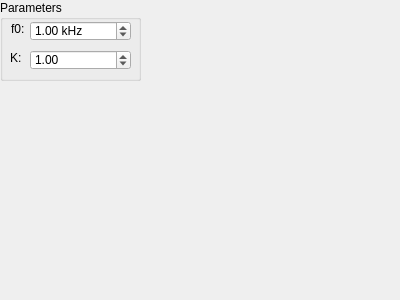
<?xml version="1.0" encoding="UTF-8"?>
<ui version="4.0">
 <class>Form</class>
 <widget class="QWidget" name="Form">
  <property name="geometry">
   <rect>
    <x>0</x>
    <y>0</y>
    <width>400</width>
    <height>300</height>
   </rect>
  </property>
  <property name="windowTitle">
   <string>Form</string>
  </property>
  <widget class="QGroupBox" name="groupBox_3">
   <property name="geometry">
    <rect>
     <x>0</x>
     <y>0</y>
     <width>141</width>
     <height>81</height>
    </rect>
   </property>
   <property name="minimumSize">
    <size>
     <width>141</width>
     <height>81</height>
    </size>
   </property>
   <property name="maximumSize">
    <size>
     <width>141</width>
     <height>81</height>
    </size>
   </property>
   <property name="title">
    <string>Parameters</string>
   </property>
   <widget class="QDoubleSpinBox" name="f0Box">
    <property name="geometry">
     <rect>
      <x>30</x>
      <y>21</y>
      <width>101</width>
      <height>20</height>
     </rect>
    </property>
    <property name="keyboardTracking">
     <bool>false</bool>
    </property>
    <property name="suffix">
     <string> kHz</string>
    </property>
    <property name="maximum">
     <double>1000.000000000000000</double>
    </property>
    <property name="stepType">
     <enum>QAbstractSpinBox::DefaultStepType</enum>
    </property>
    <property name="value">
     <double>1.000000000000000</double>
    </property>
   </widget>
   <widget class="QLabel" name="label_5">
    <property name="geometry">
     <rect>
      <x>11</x>
      <y>21</y>
      <width>19</width>
      <height>16</height>
     </rect>
    </property>
    <property name="text">
     <string>f0: </string>
    </property>
   </widget>
   <widget class="QLabel" name="label_6">
    <property name="geometry">
     <rect>
      <x>10</x>
      <y>50</y>
      <width>41</width>
      <height>16</height>
     </rect>
    </property>
    <property name="text">
     <string>K:</string>
    </property>
   </widget>
   <widget class="QDoubleSpinBox" name="KBox">
    <property name="geometry">
     <rect>
      <x>30</x>
      <y>50</y>
      <width>101</width>
      <height>20</height>
     </rect>
    </property>
    <property name="keyboardTracking">
     <bool>false</bool>
    </property>
    <property name="minimum">
     <double>0.010000000000000</double>
    </property>
    <property name="maximum">
     <double>100.000000000000000</double>
    </property>
    <property name="value">
     <double>1.000000000000000</double>
    </property>
   </widget>
  </widget>
 </widget>
 <resources/>
 <connections/>
</ui>
